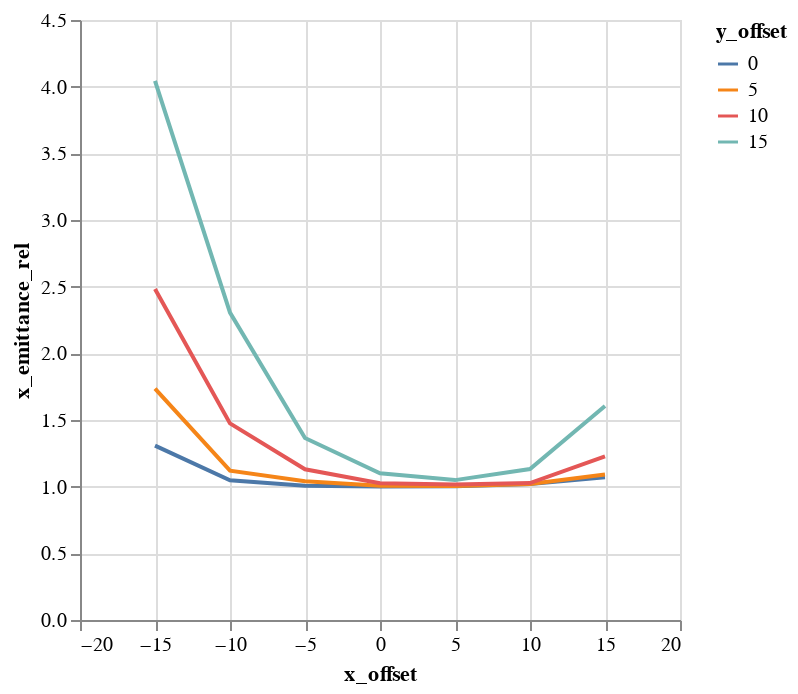

Write notebook code for a chart like this one.
### Code cell
alt.Chart(emit_df).mark_line().encode(
    color='y_offset:N',
    x='x_offset',
    y='x_emittance_rel',
)

### Figure 1 — Vega-Lite specification as saved in the notebook (floating-point values rounded to 4 significant figures)
{"$schema": "https://vega.github.io/schema/vega-lite/v1.2.1.json", "data": {"values": [{"losses": 0, "relbeta": 0.002303, "sourceID": 16777222, "sourceName": "x_-15_y_0", "x_emittance": 2.121, "x_emittance_rel": 1.308, "x_norm_emittance": 0.004884, "x_offset": -15, "y_emittance": 2.025, "y_emittance_rel": 1.288, "y_norm_emittance": 0.004664, "y_offset": 0}, {"losses": 0, "relbeta": 0.002303, "sourceID": 16777229, "sourceName": "x_-15_y_5", "x_emittance": 2.764, "x_emittance_rel": 1.735, "x_norm_emittance": 0.006366, "x_offset": -15, "y_emittance": 2.42, "y_emittance_rel": 1.519, "y_norm_emittance": 0.005574, "y_offset": 5}, {"losses": 0, "relbeta": 0.002303, "sourceID": 16777236, "sourceName": "x_-15_y_10", "x_emittance": 4.015, "x_emittance_rel": 2.483, "x_norm_emittance": 0.009247, "x_offset": -15, "y_emittance": 4.131, "y_emittance_rel": 2.587, "y_norm_emittance": 0.009515, "y_offset": 10}, {"losses": 1, "relbeta": 0.002304, "sourceID": 16777243, "sourceName": "x_-15_y_15", "x_emittance": 6.756, "x_emittance_rel": 4.043, "x_norm_emittance": 0.01556, "x_offset": -15, "y_emittance": 6.809, "y_emittance_rel": 4.097, "y_norm_emittance": 0.01569, "y_offset": 15}, {"losses": 0, "relbeta": 0.002303, "sourceID": 16777220, "sourceName": "x_-10_y_0", "x_emittance": 1.669, "x_emittance_rel": 1.048, "x_norm_emittance": 0.003844, "x_offset": -10, "y_emittance": 1.653, "y_emittance_rel": 1.065, "y_norm_emittance": 0.003807, "y_offset": 0}, {"losses": 0, "relbeta": 0.002303, "sourceID": 16777227, "sourceName": "x_-10_y_5", "x_emittance": 1.806, "x_emittance_rel": 1.12, "x_norm_emittance": 0.00416, "x_offset": -10, "y_emittance": 1.863, "y_emittance_rel": 1.179, "y_norm_emittance": 0.004292, "y_offset": 5}, {"losses": 0, "relbeta": 0.002303, "sourceID": 16777234, "sourceName": "x_-10_y_10", "x_emittance": 2.192, "x_emittance_rel": 1.475, "x_norm_emittance": 0.00505, "x_offset": -10, "y_emittance": 2.78, "y_emittance_rel": 1.67, "y_norm_emittance": 0.006404, "y_offset": 10}, {"losses": 0, "relbeta": 0.002304, "sourceID": 16777241, "sourceName": "x_-10_y_15", "x_emittance": 3.343, "x_emittance_rel": 2.306, "x_norm_emittance": 0.0077, "x_offset": -10, "y_emittance": 4.378, "y_emittance_rel": 2.679, "y_norm_emittance": 0.01008, "y_offset": 15}, {"losses": 0, "relbeta": 0.002303, "sourceID": 16777218, "sourceName": "x_-5_y_0", "x_emittance": 1.688, "x_emittance_rel": 1.007, "x_norm_emittance": 0.003887, "x_offset": -5, "y_emittance": 1.74, "y_emittance_rel": 1.013, "y_norm_emittance": 0.004007, "y_offset": 0}, {"losses": 0, "relbeta": 0.002303, "sourceID": 16777225, "sourceName": "x_-5_y_5", "x_emittance": 1.586, "x_emittance_rel": 1.041, "x_norm_emittance": 0.003653, "x_offset": -5, "y_emittance": 1.779, "y_emittance_rel": 1.094, "y_norm_emittance": 0.004097, "y_offset": 5}, {"losses": 0, "relbeta": 0.002303, "sourceID": 16777232, "sourceName": "x_-5_y_10", "x_emittance": 1.708, "x_emittance_rel": 1.13, "x_norm_emittance": 0.003935, "x_offset": -5, "y_emittance": 2.258, "y_emittance_rel": 1.461, "y_norm_emittance": 0.0052, "y_offset": 10}, {"losses": 0, "relbeta": 0.002303, "sourceID": 16777239, "sourceName": "x_-5_y_15", "x_emittance": 2.309, "x_emittance_rel": 1.365, "x_norm_emittance": 0.00532, "x_offset": -5, "y_emittance": 3.007, "y_emittance_rel": 1.998, "y_norm_emittance": 0.006926, "y_offset": 15}, {"losses": 0, "relbeta": 0.002303, "sourceID": 16777216, "sourceName": "x_0_y_0", "x_emittance": 1.542, "x_emittance_rel": 1.001, "x_norm_emittance": 0.003551, "x_offset": 0, "y_emittance": 1.543, "y_emittance_rel": 1.004, "y_norm_emittance": 0.003554, "y_offset": 0}, {"losses": 0, "relbeta": 0.002303, "sourceID": 16777223, "sourceName": "x_0_y_5", "x_emittance": 1.552, "x_emittance_rel": 1.008, "x_norm_emittance": 0.003575, "x_offset": 0, "y_emittance": 1.656, "y_emittance_rel": 1.079, "y_norm_emittance": 0.003813, "y_offset": 5}, {"losses": 0, "relbeta": 0.002303, "sourceID": 16777230, "sourceName": "x_0_y_10", "x_emittance": 1.44, "x_emittance_rel": 1.026, "x_norm_emittance": 0.003315, "x_offset": 0, "y_emittance": 2.026, "y_emittance_rel": 1.373, "y_norm_emittance": 0.004666, "y_offset": 10}, {"losses": 0, "relbeta": 0.002303, "sourceID": 16777237, "sourceName": "x_0_y_15", "x_emittance": 1.945, "x_emittance_rel": 1.1, "x_norm_emittance": 0.00448, "x_offset": 0, "y_emittance": 3.043, "y_emittance_rel": 1.887, "y_norm_emittance": 0.007009, "y_offset": 15}, {"losses": 0, "relbeta": 0.002303, "sourceID": 16777217, "sourceName": "x_5_y_0", "x_emittance": 1.555, "x_emittance_rel": 1.003, "x_norm_emittance": 0.00358, "x_offset": 5, "y_emittance": 1.677, "y_emittance_rel": 1.002, "y_norm_emittance": 0.003862, "y_offset": 0}, {"losses": 0, "relbeta": 0.002303, "sourceID": 16777224, "sourceName": "x_5_y_5", "x_emittance": 1.612, "x_emittance_rel": 1.006, "x_norm_emittance": 0.003712, "x_offset": 5, "y_emittance": 1.618, "y_emittance_rel": 1.098, "y_norm_emittance": 0.003725, "y_offset": 5}, {"losses": 0, "relbeta": 0.002303, "sourceID": 16777231, "sourceName": "x_5_y_10", "x_emittance": 1.487, "x_emittance_rel": 1.016, "x_norm_emittance": 0.003424, "x_offset": 5, "y_emittance": 1.992, "y_emittance_rel": 1.25, "y_norm_emittance": 0.004588, "y_offset": 10}, {"losses": 0, "relbeta": 0.002303, "sourceID": 16777238, "sourceName": "x_5_y_15", "x_emittance": 1.677, "x_emittance_rel": 1.049, "x_norm_emittance": 0.003863, "x_offset": 5, "y_emittance": 3.008, "y_emittance_rel": 1.911, "y_norm_emittance": 0.006928, "y_offset": 15}, {"losses": 0, "relbeta": 0.002303, "sourceID": 16777219, "sourceName": "x_10_y_0", "x_emittance": 1.549, "x_emittance_rel": 1.02, "x_norm_emittance": 0.003567, "x_offset": 10, "y_emittance": 1.613, "y_emittance_rel": 1.009, "y_norm_emittance": 0.003714, "y_offset": 0}, {"losses": 0, "relbeta": 0.002303, "sourceID": 16777226, "sourceName": "x_10_y_5", "x_emittance": 1.476, "x_emittance_rel": 1.02, "x_norm_emittance": 0.003399, "x_offset": 10, "y_emittance": 1.602, "y_emittance_rel": 1.063, "y_norm_emittance": 0.003689, "y_offset": 5}, {"losses": 0, "relbeta": 0.002303, "sourceID": 16777233, "sourceName": "x_10_y_10", "x_emittance": 1.79, "x_emittance_rel": 1.027, "x_norm_emittance": 0.004123, "x_offset": 10, "y_emittance": 2.265, "y_emittance_rel": 1.405, "y_norm_emittance": 0.005217, "y_offset": 10}, {"losses": 0, "relbeta": 0.002303, "sourceID": 16777240, "sourceName": "x_10_y_15", "x_emittance": 1.781, "x_emittance_rel": 1.132, "x_norm_emittance": 0.004103, "x_offset": 10, "y_emittance": 2.742, "y_emittance_rel": 1.814, "y_norm_emittance": 0.006315, "y_offset": 15}, {"losses": 0, "relbeta": 0.002303, "sourceID": 16777221, "sourceName": "x_15_y_0", "x_emittance": 1.606, "x_emittance_rel": 1.071, "x_norm_emittance": 0.003697, "x_offset": 15, "y_emittance": 1.586, "y_emittance_rel": 1.005, "y_norm_emittance": 0.003653, "y_offset": 0}, {"losses": 0, "relbeta": 0.002303, "sourceID": 16777228, "sourceName": "x_15_y_5", "x_emittance": 1.716, "x_emittance_rel": 1.091, "x_norm_emittance": 0.003951, "x_offset": 15, "y_emittance": 1.651, "y_emittance_rel": 1.111, "y_norm_emittance": 0.003802, "y_offset": 5}, {"losses": 0, "relbeta": 0.002303, "sourceID": 16777235, "sourceName": "x_15_y_10", "x_emittance": 1.992, "x_emittance_rel": 1.228, "x_norm_emittance": 0.004588, "x_offset": 15, "y_emittance": 2.402, "y_emittance_rel": 1.487, "y_norm_emittance": 0.005533, "y_offset": 10}, {"losses": 0, "relbeta": 0.002303, "sourceID": 16777242, "sourceName": "x_15_y_15", "x_emittance": 2.432, "x_emittance_rel": 1.605, "x_norm_emittance": 0.005602, "x_offset": 15, "y_emittance": 3.764, "y_emittance_rel": 2.371, "y_norm_emittance": 0.00867, "y_offset": 15}]}, "encoding": {"color": {"field": "y_offset", "type": "nominal"}, "x": {"field": "x_offset", "type": "quantitative"}, "y": {"field": "x_emittance_rel", "type": "quantitative"}}, "mark": "line"}
